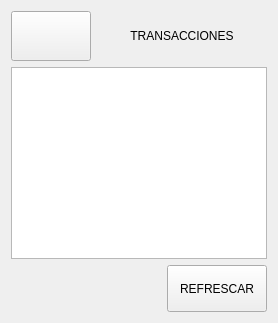
               <widget class="QWidget" name="pfinanzas_transacciones">
                <layout class="QVBoxLayout" name="verticalLayout_12">
                 <item>
                  <layout class="QHBoxLayout" name="horizontalLayout_4">
                   <item>
                    <widget class="QPushButton" name="bt_back_transacciones">
                     <property name="minimumSize">
                      <size>
                       <width>80</width>
                       <height>50</height>
                      </size>
                     </property>
                     <property name="maximumSize">
                      <size>
                       <width>80</width>
                       <height>50</height>
                      </size>
                     </property>
                     <property name="text">
                      <string/>
                     </property>
                     <property name="icon">
                      <iconset>
                       <normaloff>imagenes_gui/flecha_izquierda_blanca.svg</normaloff>imagenes_gui/flecha_izquierda_blanca.svg</iconset>
                     </property>
                     <property name="iconSize">
                      <size>
                       <width>40</width>
                       <height>40</height>
                      </size>
                     </property>
                    </widget>
                   </item>
                   <item>
                    <widget class="QLabel" name="label_9">
                     <property name="sizePolicy">
                      <sizepolicy hsizetype="Preferred" vsizetype="Preferred">
                       <horstretch>0</horstretch>
                       <verstretch>0</verstretch>
                      </sizepolicy>
                     </property>
                     <property name="minimumSize">
                      <size>
                       <width>120</width>
                       <height>50</height>
                      </size>
                     </property>
                     <property name="maximumSize">
                      <size>
                       <width>10000</width>
                       <height>50</height>
                      </size>
                     </property>
                     <property name="text">
                      <string>TRANSACCIONES</string>
                     </property>
                     <property name="alignment">
                      <set>Qt::AlignCenter</set>
                     </property>
                    </widget>
                   </item>
                  </layout>
                 </item>
                 <item>
                  <widget class="QTableWidget" name="table_transacciones"/>
                 </item>
                 <item>
                  <layout class="QHBoxLayout" name="horizontalLayout_25">
                   <item>
                    <spacer name="horizontalSpacer_3">
                     <property name="orientation">
                      <enum>Qt::Horizontal</enum>
                     </property>
                     <property name="sizeHint" stdset="0">
                      <size>
                       <width>40</width>
                       <height>20</height>
                      </size>
                     </property>
                    </spacer>
                   </item>
                   <item>
                    <widget class="QPushButton" name="bt_refrescar_transacciones">
                     <property name="minimumSize">
                      <size>
                       <width>100</width>
                       <height>47</height>
                      </size>
                     </property>
                     <property name="text">
                      <string>REFRESCAR</string>
                     </property>
                    </widget>
                   </item>
                  </layout>
                 </item>
                </layout>
               </widget>
